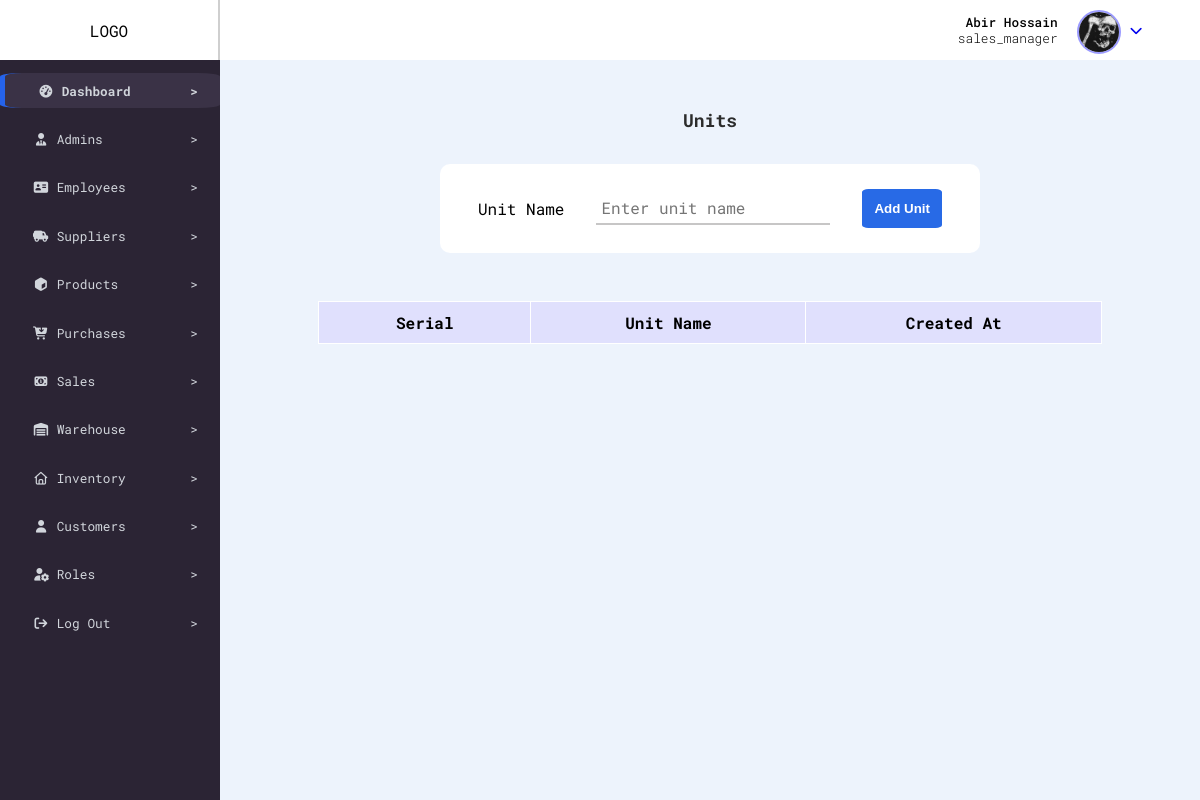
The page /dashboard.php?view=units (signed in) on the database as committed earlier.
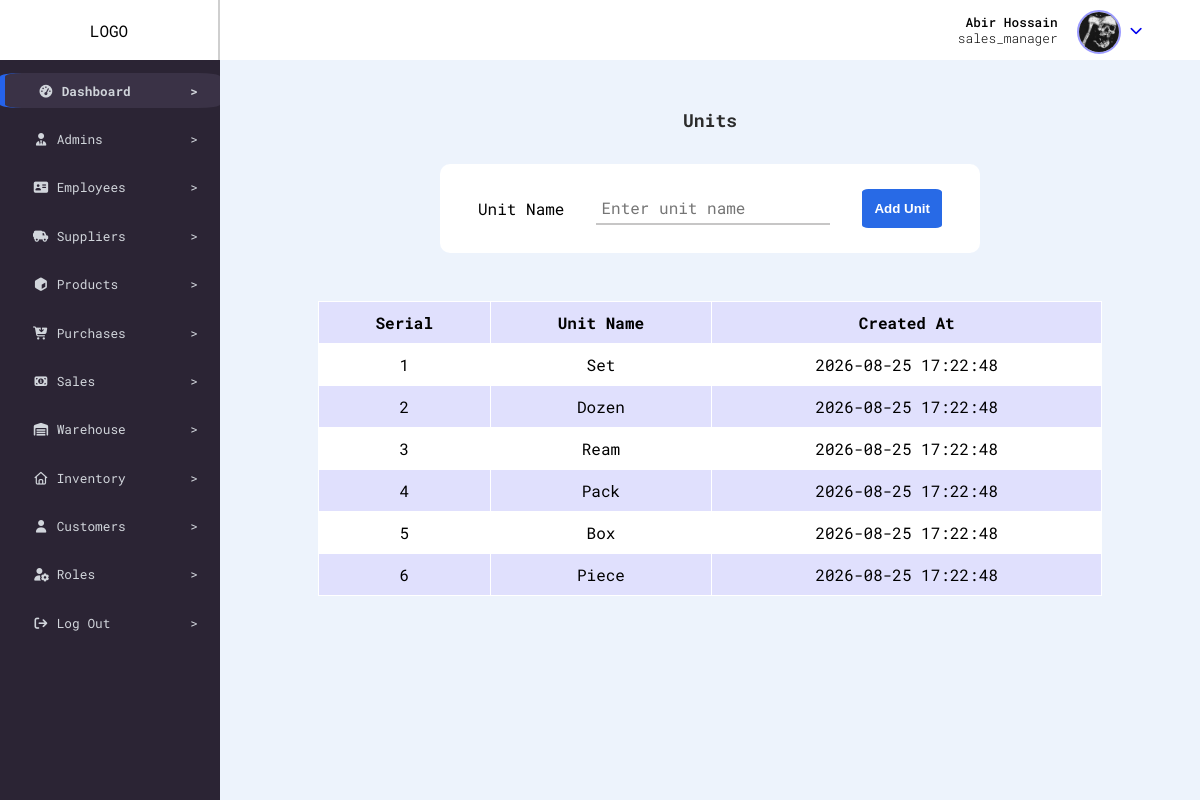
The same page on the database as committed later.
### tables this page shows
CREATE TABLE `units` (
  `unit_id` int(11) NOT NULL,
  `unit_name` varchar(20) NOT NULL,
  `created_at` timestamp NOT NULL DEFAULT current_timestamp()
);

### config/db.config.php (called while the page is built)
<?php
function dbQuery(string $query){
  $host = 'localhost';
  $port = 3308;
  $dbname = 'sme_inventory';
  $username = 'root';
  $password = '';
  $pdo = new PDO("mysql:host={$host};port={$port};dbname={$dbname}",$username,$password,[
    PDO::ATTR_ERRMODE =>  PDO::ERRMODE_EXCEPTION
    ]);
    $stmt = $pdo->prepare($query);
    $stmt->execute();
    $result = $stmt->fetchAll(PDO::FETCH_ASSOC);
    return $result;
  }
  ?>

### views/units.views.php (the view)
<?php
$units = dbQuery("SELECT * FROM units ORDER BY unit_id DESC");
?>
<div class="unit_container">
  <div class="unit_caption">
    Units
  </div>
  <form action="actions/add_unit.php" method="POST">
    <div>
      <label>Unit Name</label>
      <input class="special_field" type="text" name="unit_name" placeholder="Enter unit name" required>
    </div>
    <button type="submit">
      Add Unit
    </button>
  </form>
  <div class="unit_table">
    <table>
      <tr>
        <th>Serial</th>
        <th>Unit Name</th>
        <th>Created At</th>
      </tr>
      <?php for ($i = 0; $i < count($units); $i++) : ?>
        <tr>
          <td>
            <?= $i + 1 ?>
          </td>
          <td>
            <?= $units[$i]['unit_name'] ?>
          </td>
          <td>
            <?= $units[$i]['created_at'] ?>
          </td>
        </tr>
      <?php endfor; ?>
    </table>
  </div>
</div>

### dashboard.php (shortened to what this page needs)
<?php
if (!empty($_SESSION['user_id'])) :
  include __DIR__ . '/views/header.php';
  include __DIR__ . '/config/db.config.php';
?>
  <?php
  $sidebarArr = [
    'Dashboard' => 'fa-solid fa-gauge-high',
    'Admins' => 'fa-solid fa-user-tie',
    'Employees' => 'fa-solid fa-address-card',
    'Suppliers' => 'fa-solid fa-truck-field',
    'Products' => 'fa-solid fa-cube',
    'Purchases' => 'fa-solid fa-cart-arrow-down',
    'Sales' => 'fa-solid fa-money-bill-1',
    'Warehouse' => 'fa-solid fa-warehouse',
    'Inventory' => 'fa-regular fa-house',
    'Customers' => 'fa-solid fa-user',
    'Roles' => 'fa-solid fa-user-gear',
    'Log Out' => 'fa-solid fa-arrow-right-from-bracket'
  ];
  $keys = array_keys($sidebarArr);
  ?>
  <div class="dashboard_container">
    <nav>
      <?php include __DIR__ . '/inc/navbar.inc.php' ?>
    </nav>
    <aside>
      <?php foreach ($keys as $key) : ?>
        <a href="<?= !empty($_GET['aside']) && $_GET['aside'] === $key ? 'dashboard.php' : '?aside=' . $key; ?>">
          <div class="item <?= $_SESSION['active_sidebar'] === $key ? 'active' : ''; ?>">
            <div>
              <i class="<?= $sidebarArr[$key]; ?>"></i>
              <?= $key; ?>
            </div>
            <span>></span>
          </div>
        </a>
      <?php endforeach; ?>
      <div class="empty_space">
      </div>
    </aside>
    <div class="main">
      <?php if (!empty($_GET['view']) && $_GET['view'] == 'units') include __DIR__ . '/views/units.views.php'; ?>
    </div>
  </div>
  </body>
  </html>
<?php else : header('Location: login.php');
  die();
endif; ?>

Rows that differ between the two databases and show on the page:
added units: unit_name "Set", created_at "2026-08-25 17:22:48"
added units: unit_name "Dozen", created_at "2026-08-25 17:22:48"
added units: unit_name "Ream", created_at "2026-08-25 17:22:48"
added units: unit_name "Pack", created_at "2026-08-25 17:22:48"
added units: unit_name "Box", created_at "2026-08-25 17:22:48"
added units: unit_name "Piece", created_at "2026-08-25 17:22:48"
